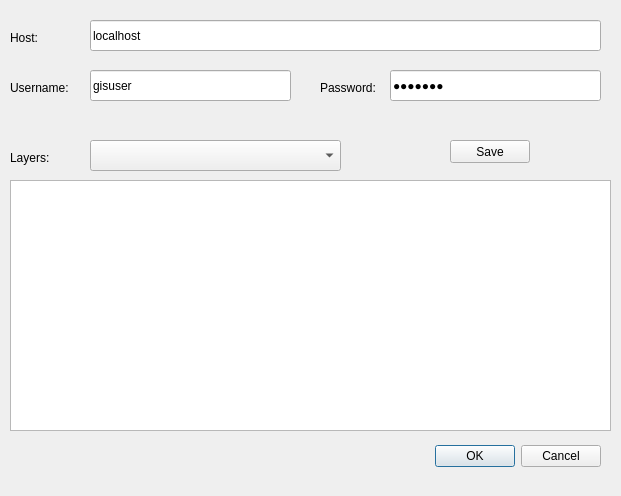
<?xml version="1.0" encoding="UTF-8"?>
<ui version="4.0">
 <class>LampGisDialogBase</class>
 <widget class="QDialog" name="LampGisDialogBase">
  <property name="geometry">
   <rect>
    <x>0</x>
    <y>0</y>
    <width>621</width>
    <height>496</height>
   </rect>
  </property>
  <property name="windowTitle">
   <string>LAMP GIS</string>
  </property>
  <widget class="QDialogButtonBox" name="button_box">
   <property name="geometry">
    <rect>
     <x>260</x>
     <y>440</y>
     <width>341</width>
     <height>32</height>
    </rect>
   </property>
   <property name="orientation">
    <enum>Qt::Horizontal</enum>
   </property>
   <property name="standardButtons">
    <set>QDialogButtonBox::Cancel|QDialogButtonBox::Ok</set>
   </property>
  </widget>
  <widget class="QLabel" name="label">
   <property name="geometry">
    <rect>
     <x>10</x>
     <y>30</y>
     <width>71</width>
     <height>16</height>
    </rect>
   </property>
   <property name="text">
    <string>Host:</string>
   </property>
  </widget>
  <widget class="QLabel" name="label_3">
   <property name="geometry">
    <rect>
     <x>10</x>
     <y>80</y>
     <width>71</width>
     <height>16</height>
    </rect>
   </property>
   <property name="text">
    <string>Username:</string>
   </property>
  </widget>
  <widget class="QLabel" name="label_4">
   <property name="geometry">
    <rect>
     <x>320</x>
     <y>80</y>
     <width>61</width>
     <height>16</height>
    </rect>
   </property>
   <property name="text">
    <string>Password:</string>
   </property>
  </widget>
  <widget class="QLineEdit" name="hostText">
   <property name="geometry">
    <rect>
     <x>90</x>
     <y>20</y>
     <width>511</width>
     <height>31</height>
    </rect>
   </property>
   <property name="text">
    <string>localhost</string>
   </property>
  </widget>
  <widget class="QLineEdit" name="userText">
   <property name="geometry">
    <rect>
     <x>90</x>
     <y>70</y>
     <width>201</width>
     <height>31</height>
    </rect>
   </property>
   <property name="text">
    <string>gisuser</string>
   </property>
  </widget>
  <widget class="QLineEdit" name="passwordText">
   <property name="geometry">
    <rect>
     <x>390</x>
     <y>70</y>
     <width>211</width>
     <height>31</height>
    </rect>
   </property>
   <property name="text">
    <string>gisuser</string>
   </property>
   <property name="echoMode">
    <enum>QLineEdit::Password</enum>
   </property>
  </widget>
  <widget class="QLabel" name="label_6">
   <property name="geometry">
    <rect>
     <x>10</x>
     <y>150</y>
     <width>71</width>
     <height>16</height>
    </rect>
   </property>
   <property name="text">
    <string>Layers:</string>
   </property>
  </widget>
  <widget class="QComboBox" name="layersComboBox">
   <property name="geometry">
    <rect>
     <x>90</x>
     <y>140</y>
     <width>251</width>
     <height>31</height>
    </rect>
   </property>
  </widget>
  <widget class="QPushButton" name="saveButton">
   <property name="geometry">
    <rect>
     <x>450</x>
     <y>140</y>
     <width>80</width>
     <height>23</height>
    </rect>
   </property>
   <property name="text">
    <string>Save</string>
   </property>
  </widget>
  <widget class="QPlainTextEdit" name="infoText">
   <property name="geometry">
    <rect>
     <x>10</x>
     <y>180</y>
     <width>601</width>
     <height>251</height>
    </rect>
   </property>
  </widget>
 </widget>
 <resources/>
 <connections>
  <connection>
   <sender>button_box</sender>
   <signal>accepted()</signal>
   <receiver>LampGisDialogBase</receiver>
   <slot>accept()</slot>
   <hints>
    <hint type="sourcelabel">
     <x>20</x>
     <y>20</y>
    </hint>
    <hint type="destinationlabel">
     <x>20</x>
     <y>20</y>
    </hint>
   </hints>
  </connection>
  <connection>
   <sender>button_box</sender>
   <signal>rejected()</signal>
   <receiver>LampGisDialogBase</receiver>
   <slot>reject()</slot>
   <hints>
    <hint type="sourcelabel">
     <x>20</x>
     <y>20</y>
    </hint>
    <hint type="destinationlabel">
     <x>20</x>
     <y>20</y>
    </hint>
   </hints>
  </connection>
 </connections>
</ui>
